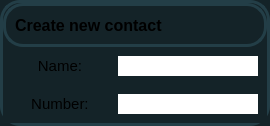
                 <widget class="QFrame" name="frame_25">
                  <property name="styleSheet">
                   <string notr="true">background-color: rgb(20, 35, 40);
border-radius: 20px;
border: 3px solid rgb(35, 62, 71);</string>
                  </property>
                  <property name="frameShape">
                   <enum>QFrame::StyledPanel</enum>
                  </property>
                  <property name="frameShadow">
                   <enum>QFrame::Raised</enum>
                  </property>
                  <layout class="QVBoxLayout" name="verticalLayout_45" stretch="0,0,0">
                   <property name="spacing">
                    <number>0</number>
                   </property>
                   <property name="leftMargin">
                    <number>0</number>
                   </property>
                   <property name="topMargin">
                    <number>0</number>
                   </property>
                   <property name="rightMargin">
                    <number>0</number>
                   </property>
                   <property name="bottomMargin">
                    <number>0</number>
                   </property>
                   <item>
                    <widget class="QFrame" name="frame_26">
                     <property name="frameShape">
                      <enum>QFrame::StyledPanel</enum>
                     </property>
                     <property name="frameShadow">
                      <enum>QFrame::Raised</enum>
                     </property>
                     <layout class="QHBoxLayout" name="horizontalLayout_41">
                      <item>
                       <widget class="QLabel" name="label_36">
                        <property name="font">
                         <font>
                          <pointsize>12</pointsize>
                          <weight>75</weight>
                          <bold>true</bold>
                         </font>
                        </property>
                        <property name="styleSheet">
                         <string notr="true">border: transparent;</string>
                        </property>
                        <property name="text">
                         <string>Create new contact</string>
                        </property>
                       </widget>
                      </item>
                      <item>
                       <spacer name="horizontalSpacer_11">
                        <property name="orientation">
                         <enum>Qt::Horizontal</enum>
                        </property>
                        <property name="sizeHint" stdset="0">
                         <size>
                          <width>40</width>
                          <height>20</height>
                         </size>
                        </property>
                       </spacer>
                      </item>
                      <item>
                       <widget class="QPushButton" name="addContactBtn">
                        <property name="styleSheet">
                         <string notr="true">QPushButton {
    border: transparent;
	border-radius: 15px;
}

QPushButton:hover {
   border: 2px solid white;
}

QPushButton:pressed {
	background-color: rgb(35, 62, 71);
}</string>
                        </property>
                        <property name="text">
                         <string/>
                        </property>
                        <property name="icon">
                         <iconset resource="resources.qrc">
                          <normaloff>:/icons/icons/plus-circle.svg</normaloff>:/icons/icons/plus-circle.svg</iconset>
                        </property>
                        <property name="iconSize">
                         <size>
                          <width>30</width>
                          <height>30</height>
                         </size>
                        </property>
                       </widget>
                      </item>
                     </layout>
                    </widget>
                   </item>
                   <item>
                    <widget class="QFrame" name="frame_33">
                     <property name="styleSheet">
                      <string notr="true">border: transparent;</string>
                     </property>
                     <property name="frameShape">
                      <enum>QFrame::StyledPanel</enum>
                     </property>
                     <property name="frameShadow">
                      <enum>QFrame::Raised</enum>
                     </property>
                     <layout class="QHBoxLayout" name="horizontalLayout_47">
                      <item>
                       <widget class="QLabel" name="label_37">
                        <property name="minimumSize">
                         <size>
                          <width>100</width>
                          <height>0</height>
                         </size>
                        </property>
                        <property name="font">
                         <font>
                          <pointsize>11</pointsize>
                         </font>
                        </property>
                        <property name="text">
                         <string>Name: </string>
                        </property>
                        <property name="alignment">
                         <set>Qt::AlignCenter</set>
                        </property>
                       </widget>
                      </item>
                      <item>
                       <widget class="QLineEdit" name="lineEdit_6">
                        <property name="font">
                         <font>
                          <pointsize>11</pointsize>
                         </font>
                        </property>
                        <property name="styleSheet">
                         <string notr="true">background-color: rgb(255, 255, 255);
color: black;
</string>
                        </property>
                       </widget>
                      </item>
                     </layout>
                    </widget>
                   </item>
                   <item>
                    <widget class="QFrame" name="frame_34">
                     <property name="styleSheet">
                      <string notr="true">border: transparent;</string>
                     </property>
                     <property name="frameShape">
                      <enum>QFrame::StyledPanel</enum>
                     </property>
                     <property name="frameShadow">
                      <enum>QFrame::Raised</enum>
                     </property>
                     <layout class="QHBoxLayout" name="horizontalLayout_48">
                      <item>
                       <widget class="QLabel" name="label_38">
                        <property name="minimumSize">
                         <size>
                          <width>100</width>
                          <height>0</height>
                         </size>
                        </property>
                        <property name="font">
                         <font>
                          <pointsize>11</pointsize>
                         </font>
                        </property>
                        <property name="text">
                         <string>Number: </string>
                        </property>
                        <property name="alignment">
                         <set>Qt::AlignCenter</set>
                        </property>
                       </widget>
                      </item>
                      <item>
                       <widget class="QLineEdit" name="lineEdit_7">
                        <property name="font">
                         <font>
                          <pointsize>11</pointsize>
                         </font>
                        </property>
                        <property name="styleSheet">
                         <string notr="true">background-color: rgb(255, 255, 255);
color: black;</string>
                        </property>
                       </widget>
                      </item>
                     </layout>
                    </widget>
                   </item>
                  </layout>
                 </widget>
